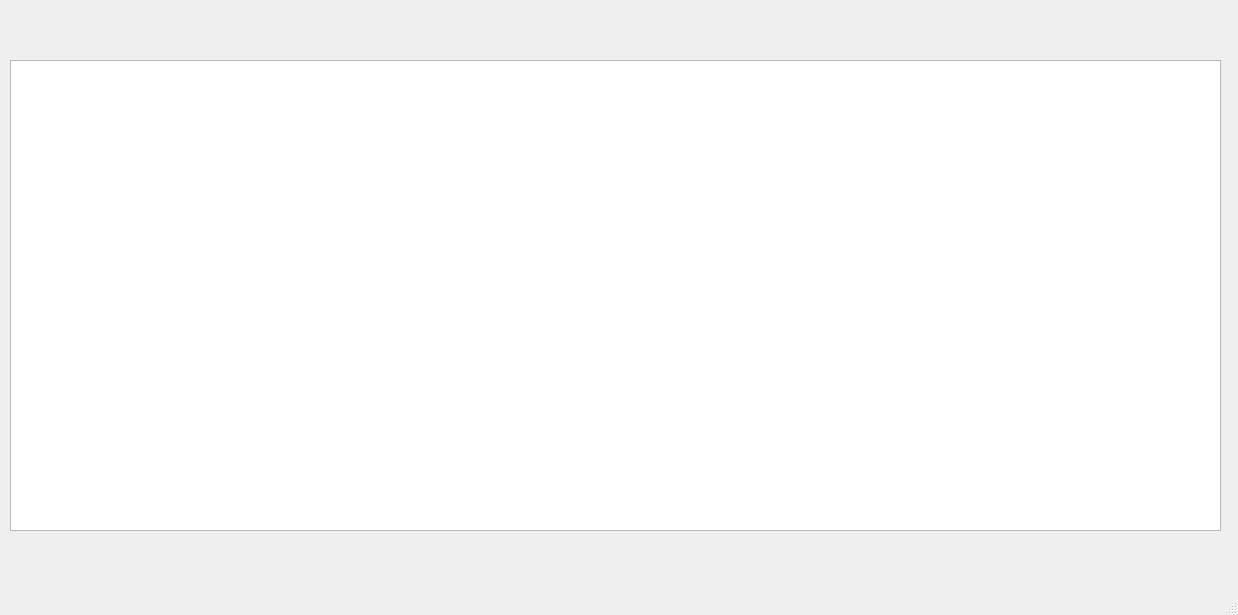
<?xml version="1.0" encoding="UTF-8"?>
<ui version="4.0">
 <class>Index</class>
 <widget class="QMainWindow" name="Index">
  <property name="geometry">
   <rect>
    <x>0</x>
    <y>0</y>
    <width>1238</width>
    <height>615</height>
   </rect>
  </property>
  <property name="windowTitle">
   <string>MainWindow</string>
  </property>
  <widget class="QWidget" name="centralwidget">
   <widget class="QWidget" name="gridLayoutWidget">
    <property name="geometry">
     <rect>
      <x>10</x>
      <y>10</y>
      <width>1211</width>
      <height>41</height>
     </rect>
    </property>
    <layout class="QGridLayout" name="letters"/>
   </widget>
   <widget class="QTableWidget" name="tableWidget">
    <property name="geometry">
     <rect>
      <x>10</x>
      <y>60</y>
      <width>1211</width>
      <height>471</height>
     </rect>
    </property>
   </widget>
   <widget class="QLabel" name="answer">
    <property name="geometry">
     <rect>
      <x>10</x>
      <y>540</y>
      <width>381</width>
      <height>21</height>
     </rect>
    </property>
    <property name="text">
     <string/>
    </property>
   </widget>
  </widget>
  <widget class="QMenuBar" name="menubar">
   <property name="geometry">
    <rect>
     <x>0</x>
     <y>0</y>
     <width>1238</width>
     <height>21</height>
    </rect>
   </property>
  </widget>
  <widget class="QStatusBar" name="statusbar"/>
 </widget>
 <resources/>
 <connections/>
</ui>
